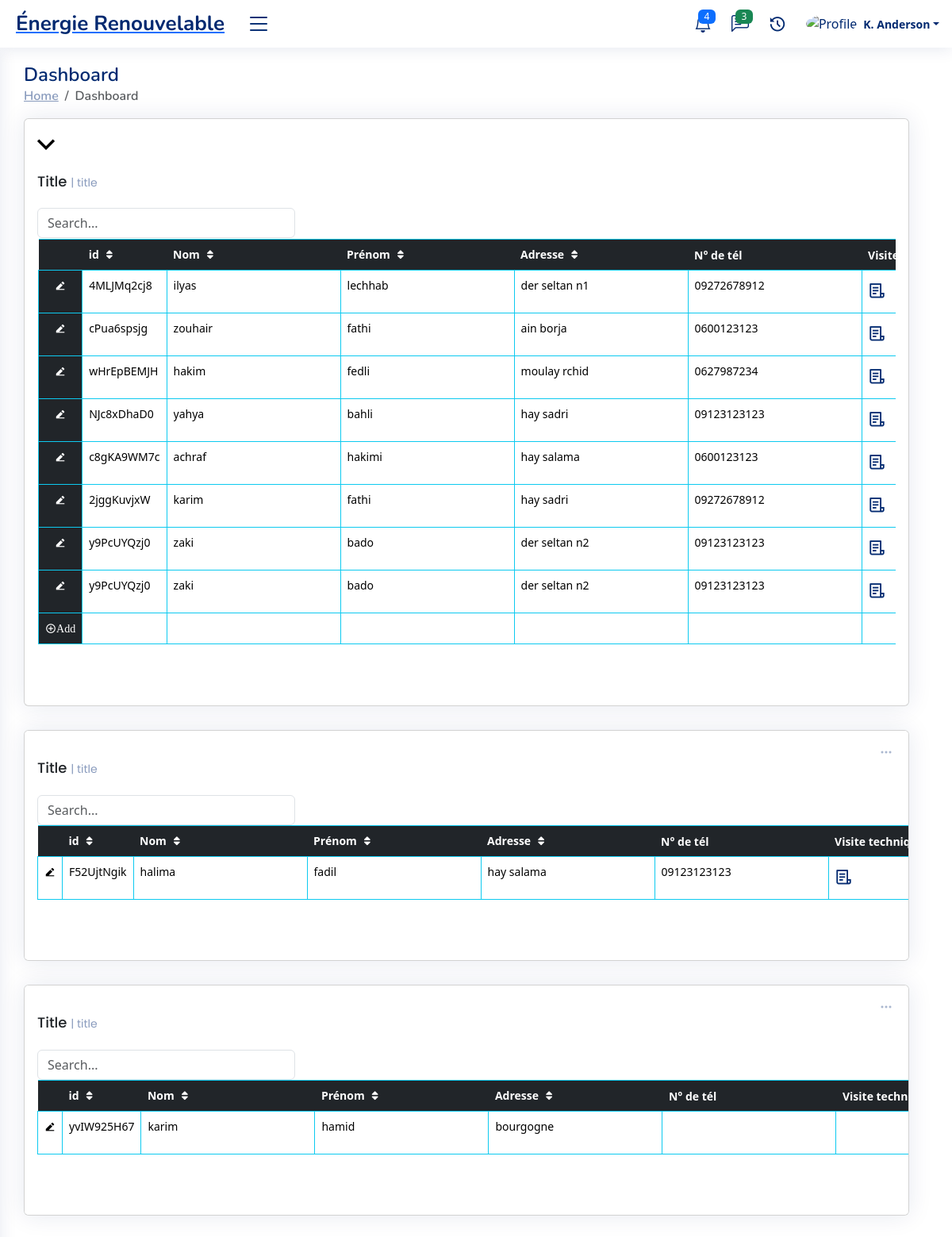
Screenshot of /formT/ (signed in) with the database file from the repository.
### ERapp/models.py (models this page shows, shortened)
class TableData001(models.Model):
    cell_id = models.CharField(max_length=255,blank=True)
    firstname = models.CharField(max_length=255,blank=True)
    lastname = models.CharField(max_length=255,blank=True)
    address = models.CharField(max_length=255,blank=True)
    num = models.CharField(max_length=255,blank=True)
    vt = models.FileField(upload_to='uploads/files',blank=True)
    etat = models.CharField(max_length=255,blank=True)
    tp = models.CharField(max_length=255,blank=True)
    auditV1 = models.FileField(upload_to='uploads/files/%Y/%m/%d/',blank=True)
    auditV2 = models.FileField(upload_to='uploads/files/%Y/%m/%d/',blank=True)
    auditV3 = models.FileField(upload_to='uploads/files/%Y/%m/%d/',blank=True)
    coffrac = models.CharField(max_length=255,blank=True)
    paiement = models.BooleanField(default=False)

### ERapp/views.py (the view, shortened to what this page needs)
# urls.py: path('formT/',table_view ),
def table_view(request): # add row
    data = TableData001.objects.all()
    col_count = data.count()
    column_names = TableData001._meta.get_fields()
    datafiles_VT = file_table_vt.objects.all()
    datafiles_AuditV1 = file_table_auditV1.objects.all()
    datafiles_AuditV2 = file_table_auditV2.objects.all()
    datafiles_AuditV3 = file_table_auditV3.objects.all()
    datafiles_AuditFinal = file_table_auditFinal.objects.all()
    return render(request, 'html/formPage.html', { 'data': data ,
                                                  'col_count':col_count ,
                                                  'column_names': column_names,
                                                  'datafiles_VT': datafiles_VT ,
                                                  'datafiles_AuditV1': datafiles_AuditV1 ,
                                                  'datafiles_AuditV2': datafiles_AuditV2 ,
                                                  'datafiles_AuditV3': datafiles_AuditV3 ,
                                                  'datafiles_AuditFinal':datafiles_AuditFinal})

### ERapp/templates/html/formPage.html (shortened to what this page needs)
{% load static %}
<!DOCTYPE html>
<html lang="en">
<head>
  <link rel="stylesheet" href="https://cdnjs.cloudflare.com/ajax/libs/font-awesome/5.15.3/css/all.min.css">
  <link href="{% static 'css/style.css' %}" rel="stylesheet" type="text/css">
  <link href="{% static 'vendor/bootstrap/css/bootstrap.min.css' %}" rel="stylesheet">
  <link href="{% static 'vendor/bootstrap-icons/bootstrap-icons.css' %}" rel="stylesheet">
  <link href="{% static 'vendor/boxicons/css/boxicons.min.css' %}" rel="stylesheet">
  <link href="{% static 'vendor/quill/quill.snow.css' %}" rel="stylesheet">
  <link href="{% static 'vendor/quill/quill.bubble.css' %}" rel="stylesheet">
  <link href="{% static 'vendor/remixicon/remixicon.css' %}" rel="stylesheet">
  <link href="{% static 'vendor/simple-datatables/style.css' %}" rel="stylesheet">
</head>
<body onload="load()">
  {% if user.is_authenticated %}
  <header id="header" class="header fixed-top d-flex align-items-center">
    <div class="d-flex align-items-center justify-content-between">
      <a href="/home" class="logo d-flex align-items-center">
        <span class="d-none d-lg-block">Énergie Renouvelable</span>
      </a>
      <i class="bi bi-list toggle-sidebar-btn " id="click_side_bar"></i>
    </div>
    <nav class="header-nav ms-auto">
      <ul class="d-flex align-items-center">
        <li class="nav-item dropdown">
          <a class="nav-link nav-icon" href="#" data-bs-toggle="dropdown">
            <i class="bi bi-bell"></i>
            <span class="badge bg-primary badge-number">4</span>
          </a>
        </li>
        <li class="nav-item dropdown">
          <a class="nav-link nav-icon" href="#" data-bs-toggle="dropdown">
            <i class="bi bi-chat-left-text"></i>
            <span class="badge bg-success badge-number">3</span>
          </a>
        </li>
        <li class="nav-item dropdown">
          <a class="nav-link nav-icon" href="#" data-bs-toggle="dropdown">
            <i class="ri-history-fill"></i>
          </a>
        </li>
        <li class="nav-item dropdown pe-3">
          <a class="nav-link nav-profile d-flex align-items-center pe-0" href="#" data-bs-toggle="dropdown">
            <img src="assets/img/profile-img.jpg" alt="Profile" class="rounded-circle">
            <span class="d-none d-md-block dropdown-toggle ps-2">K. Anderson</span>
          </a>
        </li>
      </ul>
    </nav>
  </header>
  <main id="main" class="main">
    <div class="pagetitle">
      <h1>Dashboard</h1>
      <nav>
        <ol class="breadcrumb">
          <li class="breadcrumb-item"><a href="index.html">Home</a></li>
          <li class="breadcrumb-item active">Dashboard</li>
        </ol>
      </nav>
    </div>
    <section class="section dashboard">
      <div class="row">
          <div class="row">
            <div class="col-12">
              <div class="card recent-sales">
                <div class="reduce_div">
                  <button class="reduce_table_size" type="button" style="width:40px;height:40px;"><i class=" ri-arrow-down-s-line fa-3x" ></i></butoon>
                </div>
                <div class="card-body">
                  <h5 class="card-title">Title <span>| title</span></h5>
                  <input class="form-control" type="text" id="filterInput_1" placeholder="Search..." style="width:30%;min-width:100px;">
                  <div class="overflow-auto" style="padding:1px;">
                  <form method="post"  enctype="multipart/form-data">
                    <table class="table  table-hover w-auto  table-bordered  table-borderless border-info fixed-header-table" id="tableDATA_1" cellspacing="0" >
                        <thead class="table-dark border-info ">
                          <th class="fixed-column" ></th>
                          <th data-sortable="true" data-column="id"  >id <span class="sortable-icon"  data-column="id"></span></th>
                          <th data-sortable="true" data-column="nom"  >Nom <span class="sortable-icon"  data-column="nom"></span></th>
                          <th data-sortable="true" data-column="prenom" >Prénom <span class="sortable-icon"  data-column="prenom"></span></th>
                          <th data-sortable="true" data-column="adresse">Adresse <span class="sortable-icon"  data-column="adresse"></th>
                          <th>N° de tél</th>
                          <th>Visite technique</th>
                        </thead>
                        <tbody id="myTable_1">
                            {% for item in data %}
                            {% if item.etat == "Modification Faite" or item.etat == "A modifier" or item.etat == "En cours" %}
                            <tr>
                                <td class="fixed-column fixed-column-backcolor" ><button  class="button_table_data " type="button" id="table1_edit_col" name="" value="" onclick="my_Func_edit_table_1('{{item.cell_id}}')"><i class="ri-edit-2-fill"></i></button></td>
                                <td ><p style="width:auto;">{{ item.cell_id }}</p></td>
                                <td class="td_input_cell" ><input class="input_table_data" type="text" name="table1_firstname" id="table1_firstname{{ item.cell_id }}" value="{{ item.firstname }}"  ></td>
                                <td class="td_input_cell"><input class="input_table_data" type="text" name="table1_lastname" id="table1_lastname{{ item.cell_id }}" value="{{ item.lastname }}"  ></td>
                                <td class="td_input_cell"><input class="input_table_data" type="text" name="table1_address" id="table1_address{{ item.cell_id }}" value="{{ item.address }}"  ></td>
                                <td class="td_input_cell"><input class="input_table_data" type="text" name="table1_num" id="table1_num{{ item.cell_id }}" value="{{ item.num }}"  ></td>
                                <td class="td_input_cell" >
                                  <nav class="header-nav ms-auto" >
                                    <a class="nav-link nav-icon show" href="#" data-bs-toggle="dropdown" aria-expanded="true">
                                      <i class="ri-file-list-3-line"></i>
                                    </a>
                                  </nav>
                                </td>
                            </tr>
                            {% endif %}
                            {% endfor %}
                        </tbody>
                        <tfoot>
                            <tr>
                                <td class="fixed-column fixed-column-backcolor" ><button type="submit" class="button_table_data" style="text-align:left;" function=myFunctionadd()><i class="ri-add-circle-line">Add</i></button></td>
                                <td></td>
                                <td class="td_input_cell "> <input class="input_table_data" type="text" name="cell_data1add"  ></td>
                                <td class="td_input_cell"><input class="input_table_data" type="text" name="cell_data2add" ></td>
                                <td class="td_input_cell"><input class="input_table_data" type="text" name="cell_data3add" ></td>
                                <td class="td_input_cell"><input class="input_table_data" type="text" name="cell_data4add" ></td>
                                <td class="td_input_cell"></td>
                            </tr>
                        </tfoot>
                    </table>
                </form>
              </div>
                </div>
              </div>
            </div>
          </div>
          <div class="row">
            <div class="col-12">
              <div class="card recent-sales overflow-auto">
                <div class="filter">
                  <a class="icon" href="#" data-bs-toggle="dropdown"><i class="bi bi-three-dots"></i></a>
                </div>
                <div class="card-body" >
                  <h5 class="card-title">Title <span>| title</span></h5>
                  <input class="form-control" type="text" id="filterInput_2" placeholder="Search..." style="width:30%;min-width:100px;">
                  <form method="post"  enctype="multipart/form-data">
                    <table class="table  table-hover   table-bordered  table-borderless border-info " id="tableDATA_2" cellspacing="0" >
                        <thead class="table-dark border-info">
                          <th></th>
                          <th >id <span class="sortable-icon"  data-column="id"></span></th>
                          <th >Nom <span class="sortable-icon"  data-column="nom"></span></th>
                          <th >Prénom <span class="sortable-icon"  data-column="prenom"></span></th>
                          <th >Adresse <span class="sortable-icon"  data-column="adresse"></th>
                          <th>N° de tél</th>
                          <th>Visite technique</th>
                        </thead>
                        <tbody id="myTable_2">
                            {% for item in data %}
                            {% if item.etat == "Annule"%}
                          <tr>
                              <td style="width:auto;"><button  class="button_table_data" type="button" id="table2_edit_col" name="" value="" onclick="my_Func_edit_table_2('{{item.cell_id}}') "><i class="ri-edit-2-fill"></i></button></td>
                              <td ><p style="width:auto;">{{ item.cell_id }}</p></td>
                              <td class="td_input_cell" ><input class="input_table_data" type="text" name="table2_firstname" id="table2_firstname{{ item.cell_id }}" value="{{ item.firstname }}"  ></td>
                              <td class="td_input_cell"><input class="input_table_data" type="text" name="table2_lastname" id="table2_lastname{{ item.cell_id }}" value="{{ item.lastname }}"  ></td>
                              <td class="td_input_cell"><input class="input_table_data" type="text" name="table2_address" id="table2_address{{ item.cell_id }}" value="{{ item.address }}"  ></td>
                              <td class="td_input_cell"><input class="input_table_data" type="text" name="table2_num" id="table2_num{{ item.cell_id }}" value="{{ item.num }}"  ></td>
                              <td class="td_input_cell" >
                                <nav class="header-nav ms-auto" >
                                  <a class="nav-link nav-icon show" href="#" data-bs-toggle="dropdown" aria-expanded="true">
                                    <i class="ri-file-list-3-line"></i>
                                  </a>
                                </nav>
                              </td>
                            </tr>
                            {% endif %}
                            {% endfor %}
                        </tbody>
                    </table>
                </form>
                </div>
              </div>
            </div>
          </div>
            <div class="row">
              <div class="col-12">
                <div class="card recent-sales overflow-auto">
                  <div class="filter">
                    <a class="icon" href="#" data-bs-toggle="dropdown"><i class="bi bi-three-dots"></i></a>
                  </div>
                  <div class="card-body" >
                    <h5 class="card-title">Title <span>| title</span></h5>
                    <input class="form-control" type="text" id="filterInput_3" placeholder="Search..." style="width:30%;min-width:100px;">
                    <form method="post"  enctype="multipart/form-data">
                      <table class="table  table-hover   table-bordered  table-borderless border-info " id="tableDATA_3" cellspacing="0" >
                          <thead class="table-dark border-info">
                            <th></th>
                            <th data-sortable="true" data-column="id" >id <span class="sortable-icon"  data-column="id"></span></th>
                            <th data-sortable="true" data-column="nom" >Nom <span class="sortable-icon"  data-column="nom"></span></th>
                            <th data-sortable="true" data-column="prenom">Prénom <span class="sortable-icon"  data-column="prenom"></span></th>
                            <th data-sortable="true" data-column="adresse">Adresse <span class="sortable-icon"  data-column="adresse"></th>
                            <th>N° de tél</th>
                            <th>Visite technique</th>
                          </thead>
                          <tbody id="myTable_3">
                              {% for item in data %}
                              {% if item.etat == "Fin"%}
                            <tr>
                                <td style="width:auto;"><button  class="button_table_data" type="button" id="table3_edit_col" name="" value="" onclick="my_Func_edit_table_3('{{item.cell_id}}') "><i class="ri-edit-2-fill"></i></button></td>
                                <td ><p style="width:auto;">{{ item.cell_id }}</p></td>
                                <td class="td_input_cell" ><input class="input_table_data" type="text" name="table3_firstname" id="table3_firstname{{ item.cell_id }}" value="{{ item.firstname }}"  ></td>
                                <td class="td_input_cell"><input class="input_table_data" type="text" name="table3_lastname" id="table3_lastname{{ item.cell_id }}" value="{{ item.lastname }}"  ></td>
                                <td class="td_input_cell"><input class="input_table_data" type="text" name="table3_address" id="table3_address{{ item.cell_id }}" value="{{ item.address }}"  ></td>
                                <td class="td_input_cell"><input class="input_table_data" type="text" name="table3_num" id="table3_num{{ item.cell_id }}" value="{{ item.num }}"  ></td>
                                <td class="td_input_cell tooltipTrigger">
                                </td>
                              </tr>
                              {% endif %}
                              {% endfor %}
                          </tbody>
                      </table>
                  </form>
                  </div>
                </div>
              </div>
            </div>
      </div>
    </section>
  </main>
  {% endif %}
</body>
</html>

### rows the page displays
TableData001: cell_id "4MLJMq2cj8", table1_firstname "ilyas", table1_lastname "lechhab", table1_address "der seltan n1", table1_num "09272678912"
TableData001: cell_id "cPua6spsjg", table1_firstname "zouhair", table1_lastname "fathi", table1_address "ain borja", table1_num "0600123123"
TableData001: cell_id "wHrEpBEMJH", table1_firstname "hakim", table1_lastname "fedli", table1_address "moulay rchid", table1_num "0627987234"
TableData001: cell_id "NJc8xDhaD0", table1_firstname "yahya", table1_lastname "bahli", table1_address "hay sadri", table1_num "09123123123"
TableData001: cell_id "c8gKA9WM7c", table1_firstname "achraf", table1_lastname "hakimi", table1_address "hay salama", table1_num "0600123123"
TableData001: cell_id "2jggKuvjxW", table1_firstname "karim", table1_lastname "fathi", table1_address "hay sadri", table1_num "09272678912"
TableData001: cell_id "y9PcUYQzj0", table1_firstname "zaki", table1_lastname "bado", table1_address "der seltan n2", table1_num "09123123123"
TableData001: cell_id "y9PcUYQzj0", table1_firstname "zaki", table1_lastname "bado", table1_address "der seltan n2", table1_num "09123123123"
TableData001: cell_id "F52UjtNgik", table2_firstname "halima", table2_lastname "fadil", table2_address "hay salama", table2_num "09123123123"
TableData001: cell_id "yvIW925H67", table3_firstname "karim", table3_lastname "hamid", table3_address "bourgogne"
